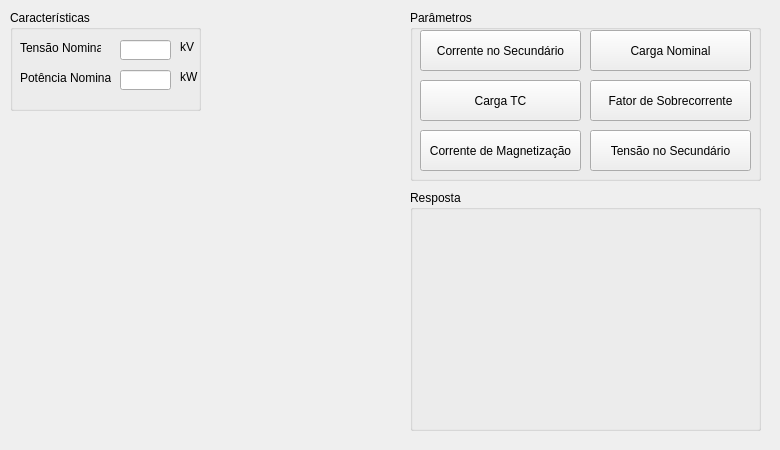
<?xml version="1.0" encoding="UTF-8"?>
<ui version="4.0">
 <class>Tp</class>
 <widget class="QMainWindow" name="Tp">
  <property name="geometry">
   <rect>
    <x>0</x>
    <y>0</y>
    <width>780</width>
    <height>450</height>
   </rect>
  </property>
  <property name="minimumSize">
   <size>
    <width>780</width>
    <height>450</height>
   </size>
  </property>
  <property name="maximumSize">
   <size>
    <width>780</width>
    <height>450</height>
   </size>
  </property>
  <property name="windowTitle">
   <string>Transformador de Corrente</string>
  </property>
  <property name="windowIcon">
   <iconset>
    <normaloff>Imagens/myIcon.png</normaloff>Imagens/myIcon.png</iconset>
  </property>
  <widget class="QWidget" name="centralwidget">
   <widget class="QLabel" name="label">
    <property name="geometry">
     <rect>
      <x>0</x>
      <y>130</y>
      <width>381</width>
      <height>311</height>
     </rect>
    </property>
    <property name="text">
     <string/>
    </property>
    <property name="pixmap">
     <pixmap>Imagens/TC.png</pixmap>
    </property>
    <property name="scaledContents">
     <bool>true</bool>
    </property>
   </widget>
   <widget class="QGroupBox" name="groupBox">
    <property name="geometry">
     <rect>
      <x>410</x>
      <y>10</y>
      <width>351</width>
      <height>171</height>
     </rect>
    </property>
    <property name="title">
     <string>Parâmetros</string>
    </property>
    <widget class="QPushButton" name="pushButtonTensaoSecundario">
     <property name="geometry">
      <rect>
       <x>180</x>
       <y>120</y>
       <width>161</width>
       <height>41</height>
      </rect>
     </property>
     <property name="text">
      <string>Tensão no Secundário</string>
     </property>
    </widget>
    <widget class="QPushButton" name="pushButtonCargaTC">
     <property name="geometry">
      <rect>
       <x>10</x>
       <y>70</y>
       <width>161</width>
       <height>41</height>
      </rect>
     </property>
     <property name="text">
      <string>Carga TC</string>
     </property>
    </widget>
    <widget class="QPushButton" name="pushButtonCargaNominal">
     <property name="geometry">
      <rect>
       <x>180</x>
       <y>20</y>
       <width>161</width>
       <height>41</height>
      </rect>
     </property>
     <property name="text">
      <string>Carga Nominal</string>
     </property>
    </widget>
    <widget class="QPushButton" name="pushButtonCorrenteMagnetizacao">
     <property name="enabled">
      <bool>true</bool>
     </property>
     <property name="geometry">
      <rect>
       <x>10</x>
       <y>120</y>
       <width>161</width>
       <height>41</height>
      </rect>
     </property>
     <property name="text">
      <string>Corrente de Magnetização</string>
     </property>
    </widget>
    <widget class="QPushButton" name="pushButtonCorrenteSecundario">
     <property name="geometry">
      <rect>
       <x>10</x>
       <y>20</y>
       <width>161</width>
       <height>41</height>
      </rect>
     </property>
     <property name="text">
      <string>Corrente no Secundário</string>
     </property>
    </widget>
    <widget class="QPushButton" name="pushButtonFatorSobrecorrente">
     <property name="geometry">
      <rect>
       <x>180</x>
       <y>70</y>
       <width>161</width>
       <height>41</height>
      </rect>
     </property>
     <property name="text">
      <string>Fator de Sobrecorrente</string>
     </property>
    </widget>
   </widget>
   <widget class="QGroupBox" name="groupBox_2">
    <property name="geometry">
     <rect>
      <x>10</x>
      <y>10</y>
      <width>191</width>
      <height>101</height>
     </rect>
    </property>
    <property name="title">
     <string>Características</string>
    </property>
    <widget class="QLabel" name="label_5">
     <property name="geometry">
      <rect>
       <x>170</x>
       <y>60</y>
       <width>47</width>
       <height>13</height>
      </rect>
     </property>
     <property name="text">
      <string>kW</string>
     </property>
    </widget>
    <widget class="QLabel" name="label_4">
     <property name="geometry">
      <rect>
       <x>170</x>
       <y>30</y>
       <width>47</width>
       <height>13</height>
      </rect>
     </property>
     <property name="text">
      <string>kV</string>
     </property>
    </widget>
    <widget class="QLineEdit" name="lineEditPotenciaNominal">
     <property name="geometry">
      <rect>
       <x>110</x>
       <y>60</y>
       <width>51</width>
       <height>20</height>
      </rect>
     </property>
    </widget>
    <widget class="QLabel" name="label_2">
     <property name="geometry">
      <rect>
       <x>10</x>
       <y>30</y>
       <width>81</width>
       <height>16</height>
      </rect>
     </property>
     <property name="text">
      <string>Tensão Nominal</string>
     </property>
    </widget>
    <widget class="QLineEdit" name="lineEditTensaoNominal">
     <property name="geometry">
      <rect>
       <x>110</x>
       <y>30</y>
       <width>51</width>
       <height>20</height>
      </rect>
     </property>
    </widget>
    <widget class="QLabel" name="label_3">
     <property name="geometry">
      <rect>
       <x>10</x>
       <y>60</y>
       <width>91</width>
       <height>16</height>
      </rect>
     </property>
     <property name="text">
      <string>Potência Nominal</string>
     </property>
    </widget>
   </widget>
   <widget class="QGroupBox" name="groupBox_3">
    <property name="geometry">
     <rect>
      <x>410</x>
      <y>190</y>
      <width>351</width>
      <height>241</height>
     </rect>
    </property>
    <property name="title">
     <string>Resposta</string>
    </property>
   </widget>
  </widget>
 </widget>
 <resources/>
 <connections/>
</ui>
